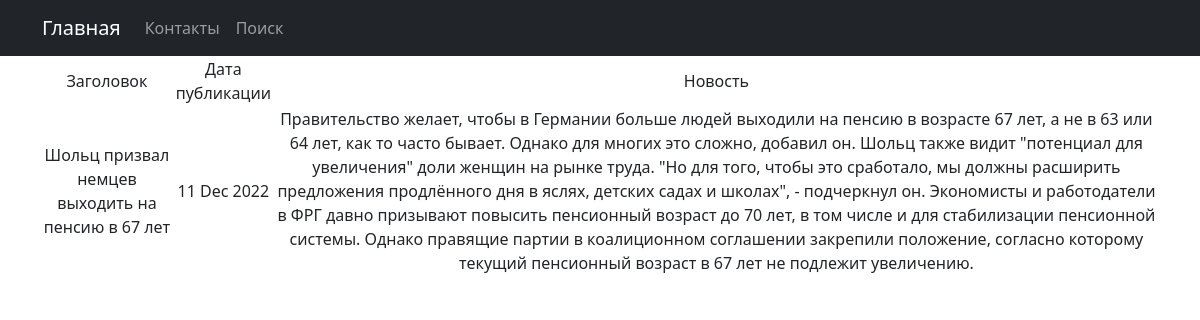
The page /news/2 on the database its author committed.
### news/models.py (models this page shows, shortened)
class Post(models.Model):
    author = models.ForeignKey(Author, on_delete=models.CASCADE)
    time_in = models.DateTimeField(auto_now_add=True)
    category = models.ManyToManyField(Category, through='PostCategory')
    title = models.CharField(max_length=128)
    text = models.TextField()
    rating = models.IntegerField(default=0)
    NEWS = 'NW'
    ARTICLE = 'AR'
    CATEGORY_CHOICES = [
        (NEWS, 'Новость'),
        (ARTICLE, 'Статья'),
    ]
    categoryType = models.CharField(max_length=2, choices=CATEGORY_CHOICES, default=NEWS)

### news/views.py (the view)
# urls.py: path('<int:pk>', PostDetail.as_view(), name='PostDetail'),
class PostDetail(DetailView):
    model = Post
    template_name = 'news/PostDetail.html'
    context_object_name = 'PostDetail'

### news/templatetags/custom_filters.py (called while the page is built)
@register.filter()  # тут можем прописать имя нашего фильтра и еще что то если оно не прописано обращаемя по имени функции
def censor_text(text):
    wanted_words = ['редиска', 'помидор', 'бмв', 'готовить', 'масло']
    if not isinstance(text, str):
        raise TypeError(f"Данный тип объекта {text}, не принадлежит типу данных 'str'")
    for _ in text.split():
        if _.replace('.','').lower() in wanted_words:
            text = text.replace(_, f'{_[0]}{"*"*(len(_)-1)}')
    return f'{text}'

### templates/news/PostDetail.html (shortened to what this page needs)
{% extends 'flatpages/default.html' %}
{% load custom_filters %}
{% block content %}
<table>
    <tr>
        <td>Заголовок</td>
        <td>Дата публикации</td>
        <td>Новость</td>
    </tr>
     <tr>
         <td>{{ PostDetail.title | censor_text}}</td>
         <td>{{ PostDetail.time_in|date:'d M Y' }}</td>
         <td>{{ PostDetail.text | censor_text}}</td>
    </tr>
</table>
{% endblock content %}

### rows shown on the page
Post: title|censor_text "Шольц призвал немцев выходить на пенсию в 67 лет", time_in "11 Dec 2022", text|censor_text "Правительство желает, чтобы в Германии больше людей выходили на пенсию в возрасте 67 лет, а не в 63 или 64 лет, как то часто бывает. Однако для многих это сложно, добавил он. Шольц также видит \"потенциал для увеличения\" доли женщин на рынке труда. \"Но для того, чтобы это сработало, мы должны расширить предложения продлённого дня в яслях, детских садах и школах\", - подчеркнул он. Экономисты и работодатели в ФРГ давно призывают повысить пенсионный возраст до 70 лет, в том числе и для стабилизации пенсионной системы. Однако правящие партии в коалиционном соглашении закрепили положение, согласно которому текущий пенсионный возраст в 67 лет не подлежит увеличению."
